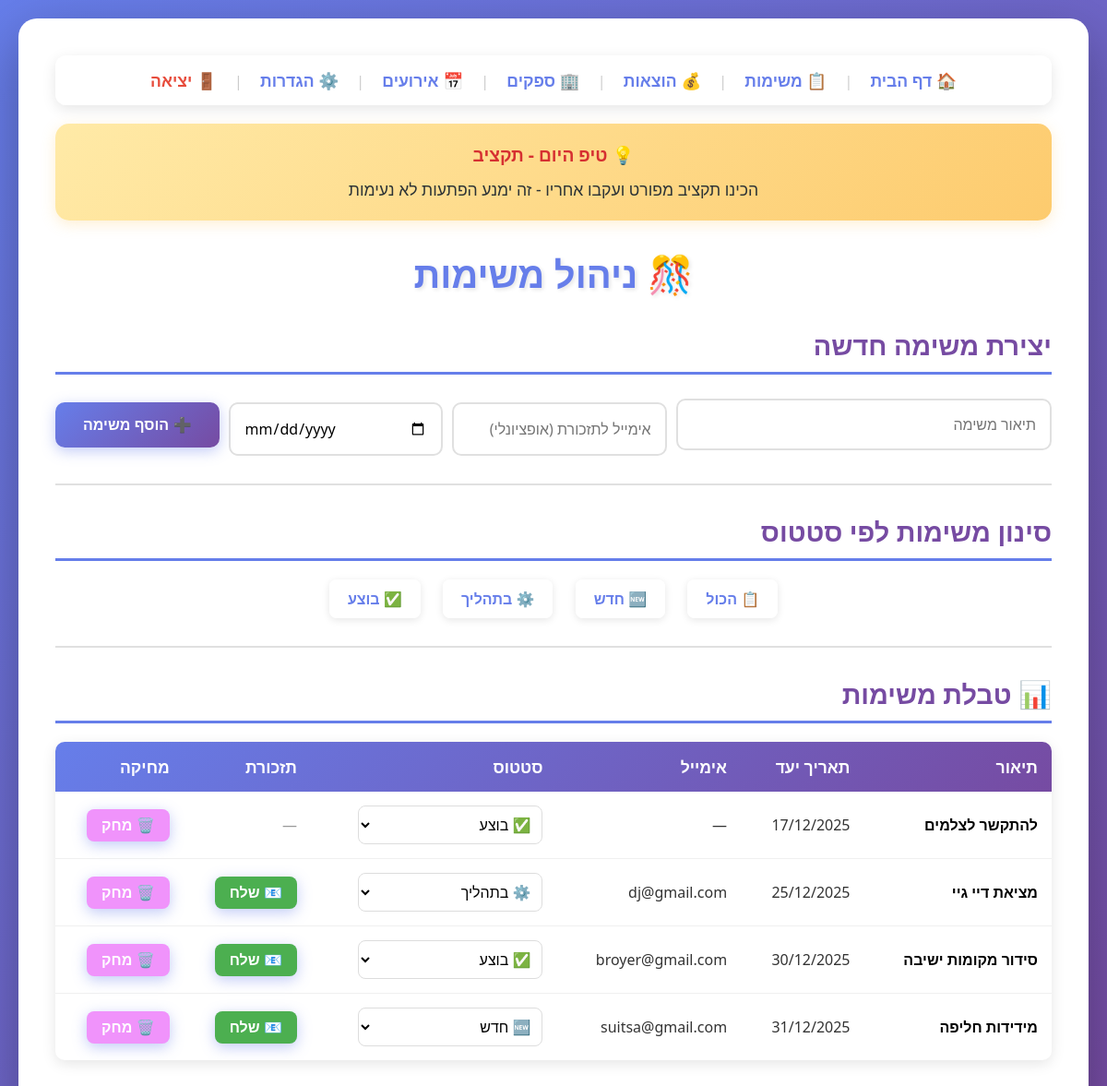
Page /tasks (signed in) on the committed database.
### tables this page shows
CREATE TABLE daily_tips (
    id INTEGER PRIMARY KEY AUTOINCREMENT,
    tip TEXT NOT NULL,
    category TEXT
);

CREATE TABLE tasks (
    id INTEGER PRIMARY KEY AUTOINCREMENT,
    title TEXT NOT NULL,
    status TEXT DEFAULT 'חדש'
, description TEXT, email TEXT, due_date DATE, user_id INTEGER);

### app.py (the view, shortened to what this page needs)
@app.route('/tasks')
@login_required
def tasks():
    user = get_current_user()
    status_filter = request.args.get('status')
    placeholder = '%s' if os.environ.get('DATABASE_URL') else '?'
    if user['partner_id']:
        if status_filter:
            query = f'SELECT * FROM tasks WHERE (user_id = {placeholder} OR user_id = {placeholder}) AND status = {placeholder} ORDER BY due_date ASC, id DESC'
            tasks_raw = execute_query(query, (user['id'], user['partner_id'], status_filter), fetch_all=True)
        else:
            query = f'SELECT * FROM tasks WHERE (user_id = {placeholder} OR user_id = {placeholder}) ORDER BY due_date ASC, id DESC'
            tasks_raw = execute_query(query, (user['id'], user['partner_id']), fetch_all=True)
    tasks = []
    for task in tasks_raw:
        task_dict = dict(task)
        if task['due_date']:
            date_obj = datetime.strptime(str(task['due_date']), '%Y-%m-%d')
            task_dict['due_date'] = date_obj.strftime('%d/%m/%Y')
        tasks.append(task_dict)
    tip = get_daily_tip()
    return render_template('tasks.html', tasks=tasks, daily_tip=tip)

### app.py (called while the page is built)
def get_db():
    database_url = os.environ.get('DATABASE_URL')
    if database_url:
        import psycopg2
        import psycopg2.extras
        if database_url.startswith('postgres://'):
            database_url = database_url.replace('postgres://', 'postgresql://', 1)
        conn = psycopg2.connect(database_url)
        conn.cursor_factory = psycopg2.extras.RealDictCursor
        return conn
    else:
        import sqlite3
        conn = sqlite3.connect('database.db')
        conn.row_factory = sqlite3.Row
        return conn

def execute_query(query, params=None, fetch_one=False, fetch_all=False, commit=False):
    conn = get_db()
    cursor = conn.cursor()
    try:
        if params:
            cursor.execute(query, params)
        else:
            cursor.execute(query)
        if commit:
            conn.commit()
            result = cursor.rowcount
        elif fetch_one:
            result = cursor.fetchone()
        elif fetch_all:
            result = cursor.fetchall()
        else:
            result = None
        return result
    finally:
        cursor.close()
        conn.close()

def login_required(f):
    @wraps(f)
    def decorated_function(*args, **kwargs):
        if 'user_id' not in session:
            flash('עליך להתחבר כדי לגשת לדף זה', 'error')
            return redirect(url_for('login'))
        return f(*args, **kwargs)
    return decorated_function

def get_current_user():
    if 'user_id' in session:
        query = 'SELECT * FROM users WHERE id = %s' if os.environ.get('DATABASE_URL') else 'SELECT * FROM users WHERE id = ?'
        return execute_query(query, (session['user_id'],), fetch_one=True)
    return None

def get_daily_tip():
    import random
    from datetime import date
    today = date.today()
    seed = int(today.strftime('%Y%m%d'))
    random.seed(seed)
    tips = execute_query('SELECT tip, category FROM daily_tips', fetch_all=True)
    if tips:
        tip = random.choice(tips)
        return {'tip': tip['tip'], 'category': tip['category']}
    return {'tip': 'תכננו את החתונה שלכם בהנאה!', 'category': 'כללי'}

### templates/tasks.html (shortened to what this page needs)
<!DOCTYPE html>
<html lang="he" dir="rtl">
<head>
    <link rel="stylesheet" href="{{ url_for('static', filename='css/style.css') }}">
</head>
<body>
    <div class="container">
        <nav style="background: rgba(255,255,255,0.95); padding: 15px; border-radius: 12px; margin-bottom: 20px; text-align: center; box-shadow: 0 4px 15px rgba(0,0,0,0.1);">
            <a href="/" style="margin: 0 15px; font-size: 1.1rem; text-decoration: none; color: #667eea; transition: all 0.3s;">🏠 דף הבית</a>
            <span style="color: #ccc;">|</span>
            <a href="/tasks" style="margin: 0 15px; font-size: 1.1rem; text-decoration: none; color: #667eea; font-weight: bold; transition: all 0.3s;">📋 משימות</a>
            <span style="color: #ccc;">|</span>
            <a href="/budget" style="margin: 0 15px; font-size: 1.1rem; text-decoration: none; color: #667eea; transition: all 0.3s;">💰 הוצאות</a>
            <span style="color: #ccc;">|</span>
            <a href="/suppliers" style="margin: 0 15px; font-size: 1.1rem; text-decoration: none; color: #667eea; transition: all 0.3s;">🏢 ספקים</a>
            <span style="color: #ccc;">|</span>
            <a href="/events" style="margin: 0 15px; font-size: 1.1rem; text-decoration: none; color: #667eea; transition: all 0.3s;">📅 אירועים</a>
            <span style="color: #ccc;">|</span>
            <a href="/settings" style="margin: 0 15px; font-size: 1.1rem; text-decoration: none; color: #667eea; transition: all 0.3s;">⚙️ הגדרות</a>
            <span style="color: #ccc;">|</span>
            <a href="/logout" style="margin: 0 15px; font-size: 1.1rem; text-decoration: none; color: #e74c3c; transition: all 0.3s;">🚪 יציאה</a>
        </nav>
        {% if daily_tip %}
        <div class="daily-tip">
            <div class="tip-header">💡 טיפ היום - {{ daily_tip.category }}</div>
            <div class="tip-content">{{ daily_tip.tip }}</div>
        </div>
        {% endif %}
        <h1>🎊 ניהול משימות</h1>
        <h2>יצירת משימה חדשה</h2>
        <form action="/tasks/create" method="post">
            <input type="text" name="description" placeholder="תיאור משימה" required>
            <div style="display: flex; gap: 10px; margin-top: 10px;">
                <input type="email" name="email" placeholder="אימייל לתזכורת (אופציונלי)" style="flex: 1;">
                <input type="date" name="due_date" placeholder="תאריך יעד" style="flex: 1; direction: ltr;">
            </div>
            <button type="submit">➕ הוסף משימה</button>
        </form>
        <hr>
        <h2>סינון משימות לפי סטטוס</h2>
        <div style="text-align: center; margin: 20px 0;">
            <a href="/tasks" style="display: inline-block; margin: 0 10px; padding: 10px 20px; background: rgba(255,255,255,0.95); border-radius: 8px; text-decoration: none; color: #667eea; font-weight: bold; box-shadow: 0 2px 8px rgba(0,0,0,0.1);">📋 הכול</a>
            <a href="/tasks?status=חדש" style="display: inline-block; margin: 0 10px; padding: 10px 20px; background: rgba(255,255,255,0.95); border-radius: 8px; text-decoration: none; color: #667eea; font-weight: bold; box-shadow: 0 2px 8px rgba(0,0,0,0.1);">🆕 חדש</a>
            <a href="/tasks?status=בתהליך" style="display: inline-block; margin: 0 10px; padding: 10px 20px; background: rgba(255,255,255,0.95); border-radius: 8px; text-decoration: none; color: #667eea; font-weight: bold; box-shadow: 0 2px 8px rgba(0,0,0,0.1);">⚙️ בתהליך</a>
            <a href="/tasks?status=בוצע" style="display: inline-block; margin: 0 10px; padding: 10px 20px; background: rgba(255,255,255,0.95); border-radius: 8px; text-decoration: none; color: #667eea; font-weight: bold; box-shadow: 0 2px 8px rgba(0,0,0,0.1);">✅ בוצע</a>
        </div>
        <hr>
        <h2>📊 טבלת משימות</h2>
        {% if tasks %}
            <table>
                <thead>
                    <tr>
                        <th>תיאור</th>
                        <th>תאריך יעד</th>
                        <th>אימייל</th>
                        <th>סטטוס</th>
                        <th>תזכורת</th>
                        <th>מחיקה</th>
                    </tr>
                </thead>
                <tbody>
                    {% for task in tasks %}
                    <tr>
                        <td><strong style="color: black !important;">{{ task.description }}</strong></td>
                        <td>{{ task.due_date if task.due_date else '—' }}</td>
                        <td>{{ task.email if task.email else '—' }}</td>
                        <td>
                            <form action="/tasks/status/{{ task.id }}" method="post" style="display: inline;">
                                <select name="new_status" onchange="this.form.submit()" style="padding: 8px; border-radius: 8px; border: 1px solid #ddd; background: white;">
                                    <option value="חדש" {% if task.status == 'חדש' %}selected{% endif %}>🆕 חדש</option>
                                    <option value="בתהליך" {% if task.status == 'בתהליך' %}selected{% endif %}>⚙️ בתהליך</option>
                                    <option value="בוצע" {% if task.status == 'בוצע' %}selected{% endif %}>✅ בוצע</option>
                                </select>
                            </form>
                        </td>
                        <td>
                            {% if task.email %}
                                <form action="/tasks/remind/{{ task.id }}" method="post" style="display: inline;">
                                    <button type="submit" style="background: #4CAF50; border: none; padding: 8px 16px; border-radius: 8px; cursor: pointer; font-size: 1rem; color: white;">📧 שלח</button>
                                </form>
                            {% else %}
                                <span style="color: #999;">—</span>
                            {% endif %}
                        </td>
                        <td>
                            <form action="/tasks/delete/{{ task.id }}" method="post" style="display: inline;">
                                <button type="submit" style="background: #f093fb; border: none; padding: 8px 16px; border-radius: 8px; cursor: pointer; font-size: 1rem; color: white;">🗑️ מחק</button>
                            </form>
                        </td>
                    </tr>
                    {% endfor %}
                </tbody>
            </table>
        {% else %}
            <div class="empty-message">
                <p>📭 אין משימות עדיין. הוסף משימה ראשונה!</p>
            </div>
        {% endif %}
    </div>
</body>
</html>

### static/css/style.css (style rules this page uses)
* { margin: 0; padding: 0; box-sizing: border-box; }
body { font-family: 'Segoe UI', Tahoma, Geneva, Verdana, sans-serif; background: linear-gradient(135deg, #667eea 0%, #764ba2 100%); min-height: 100vh; padding: 20px; direction: rtl; }
.container { max-width: 1200px; margin: 0 auto; background: white; padding: 40px; border-radius: 20px; box-shadow: 0 20px 60px rgba(0, 0, 0, 0.3); animation: fadeIn 0.5s ease-in; }
.daily-tip { background: linear-gradient(135deg, #ffeaa7 0%, #fdcb6e 100%); padding: 20px; border-radius: 15px; margin-bottom: 30px; box-shadow: 0 4px 15px rgba(253, 203, 110, 0.3); animation: pulse 2s infinite; }
.tip-header { font-size: 1.2rem; font-weight: bold; color: #d63031; margin-bottom: 10px; text-align: center; }
.tip-content { font-size: 1.1rem; color: #2d3436; text-align: center; line-height: 1.6; }
h1 { color: #667eea; text-align: center; margin-bottom: 30px; font-size: 2.5rem; text-shadow: 2px 2px 4px rgba(0, 0, 0, 0.1); }
h2 { color: #764ba2; margin: 30px 0 20px 0; padding-bottom: 10px; border-bottom: 3px solid #667eea; font-size: 1.8rem; }
hr { border: none; border-top: 2px solid #e0e0e0; margin: 30px 0; }
form { margin: 20px 0; display: flex; gap: 10px; flex-wrap: wrap; align-items: center; }
input[type="text"], input[type="number"], input[type="email"], input[type="password"], input[type="date"], input[type="time"], input[type="tel"], textarea, select { flex: 1; min-width: 200px; padding: 15px; border: 2px solid #e0e0e0; border-radius: 10px; font-size: 1rem; transition: all 0.3s; font-family: 'Segoe UI', Tahoma, Geneva, Verdana, sans-serif; }
button { padding: 15px 30px; background: linear-gradient(135deg, #667eea 0%, #764ba2 100%); color: white; border: none; border-radius: 10px; font-size: 1rem; font-weight: bold; cursor: pointer; transition: all 0.3s; box-shadow: 0 4px 15px rgba(102, 126, 234, 0.4); }
table { width: 100%; border-collapse: collapse; margin: 20px 0; background: white; border-radius: 10px; overflow: hidden; box-shadow: 0 4px 15px rgba(0, 0, 0, 0.1); }
thead { background: linear-gradient(135deg, #667eea 0%, #764ba2 100%); color: white; }
th { padding: 15px; text-align: right; font-weight: bold; font-size: 1.1rem; }
td { padding: 15px; border-bottom: 1px solid #f0f0f0; text-align: right; color: #333 !important; vertical-align: middle; }
td strong { color: #333 !important; font-size: 1rem; }
tr:last-child td { border-bottom: none; }
a { color: #667eea; text-decoration: none; font-weight: bold; transition: all 0.3s; }

### rows in the picture
daily_tips: category "תקציב", tip "הכינו תקציב מפורט ועקבו אחריו - זה ימנע הפתעות לא נעימות"
tasks: description "להתקשר לצלמים", due_date "17/12/2025", email "—", new_status "✅ בוצע"
tasks: description "מציאת דיי גיי", due_date "25/12/2025", email "dj@gmail.com", new_status "⚙️ בתהליך"
tasks: description "סידור מקומות ישיבה", due_date "30/12/2025", email "broyer@gmail.com", new_status "✅ בוצע"
tasks: description "מידידות חליפה", due_date "31/12/2025", email "suitsa@gmail.com", new_status "🆕 חדש"
